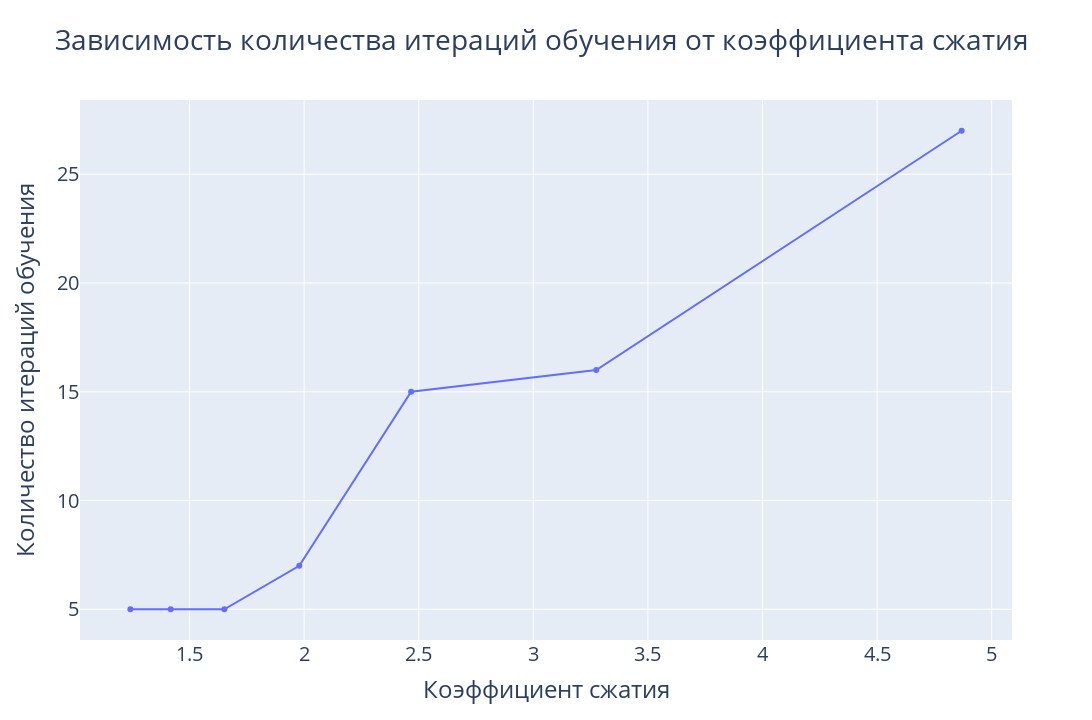

The cell this chart's notebook holds for it:
### Markdown cell above
## Relationship between hidden layer dimension and epochs

### Code cell
p_s = (10, 15, 20, 25, 30, 35, 40)
epochs_amount: list[int] = []
compression_rates: list[float] = []
for p in p_s:    
    dl = LRNN(n, p, 0.001)
    dl.train(train, 15000, learn_by_loss=True, max_loss=2000)
    epochs_amount.append(dl.epoch)

    compressed = compress_image(dl.W_enc, img_array, COLOR_CHANNELS_AMOUNT, block_height, block_width, 0)
    compression_info_size = (
        compressed.size * compressed.itemsize +
        network.W_dec.size * network.W_dec.itemsize +
        np.array(shape).size * np.array(shape).itemsize +
        np.array((block_height, block_width)).size * np.array((block_height, block_width)).itemsize 
    ) * 8
    compression_rates.append((img_array.size * img_array.itemsize * 8) / compression_info_size)

fig = go.Figure()
fig.add_trace(go.Scatter(x=compression_rates, y=epochs_amount, mode='lines+markers'))
fig.update_layout(title='Зависимость количества итераций обучения от коэффициента сжатия',
                  xaxis_title='Коэффициент сжатия',
                  yaxis_title='Количество итераций обучения',
                  height=720, width=1280,
                  font=dict(size=20))
fig.show()

### Figure 1 — Plotly figure (JSON) as saved in the notebook; plotly's stock layout.template omitted (floating-point values rounded to 4 significant figures)
{"data": [{"mode": "lines+markers", "type": "scatter", "x": [4.869, 3.275, 2.467, 1.979, 1.652, 1.418, 1.242], "y": [27, 16, 15, 7, 5, 5, 5]}], "layout": {"font": {"size": 20}, "height": 720, "title": {"text": "Зависимость количества итераций обучения от коэффициента сжатия"}, "width": 1280, "xaxis": {"title": {"text": "Коэффициент сжатия"}}, "yaxis": {"title": {"text": "Количество итераций обучения"}}}}
